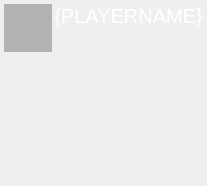
<?xml version="1.0" encoding="UTF-8"?>
<ui version="4.0">
 <class>OpponentWidget</class>
 <widget class="QWidget" name="OpponentWidget">
  <property name="geometry">
   <rect>
    <x>0</x>
    <y>0</y>
    <width>224</width>
    <height>269</height>
   </rect>
  </property>
  <property name="sizePolicy">
   <sizepolicy hsizetype="Fixed" vsizetype="Fixed">
    <horstretch>0</horstretch>
    <verstretch>0</verstretch>
   </sizepolicy>
  </property>
  <property name="windowTitle">
   <string>Opponent Widget</string>
  </property>
  <layout class="QGridLayout" name="gridLayout">
   <property name="sizeConstraint">
    <enum>QLayout::SetFixedSize</enum>
   </property>
   <property name="leftMargin">
    <number>4</number>
   </property>
   <property name="topMargin">
    <number>4</number>
   </property>
   <property name="rightMargin">
    <number>4</number>
   </property>
   <property name="bottomMargin">
    <number>4</number>
   </property>
   <property name="spacing">
    <number>0</number>
   </property>
   <item row="0" column="0">
    <layout class="QHBoxLayout" name="horizontalLayout">
     <property name="spacing">
      <number>2</number>
     </property>
     <property name="leftMargin">
      <number>0</number>
     </property>
     <property name="topMargin">
      <number>0</number>
     </property>
     <property name="rightMargin">
      <number>0</number>
     </property>
     <property name="bottomMargin">
      <number>0</number>
     </property>
     <item>
      <layout class="QVBoxLayout" name="verticalLayout_2">
       <property name="spacing">
        <number>2</number>
       </property>
       <item>
        <widget class="QLabel" name="mp_labelAvatar">
         <property name="sizePolicy">
          <sizepolicy hsizetype="Fixed" vsizetype="Fixed">
           <horstretch>0</horstretch>
           <verstretch>0</verstretch>
          </sizepolicy>
         </property>
         <property name="minimumSize">
          <size>
           <width>48</width>
           <height>48</height>
          </size>
         </property>
         <property name="maximumSize">
          <size>
           <width>48</width>
           <height>48</height>
          </size>
         </property>
         <property name="styleSheet">
          <string notr="true">background-color: rgba(0, 0, 0, 64);
color: white;
font: oblique 7pt &quot;DejaVu Sans&quot;;</string>
         </property>
         <property name="text">
          <string/>
         </property>
         <property name="textFormat">
          <enum>Qt::AutoText</enum>
         </property>
         <property name="alignment">
          <set>Qt::AlignCenter</set>
         </property>
        </widget>
       </item>
       <item>
        <spacer name="verticalSpacer">
         <property name="orientation">
          <enum>Qt::Vertical</enum>
         </property>
         <property name="sizeType">
          <enum>QSizePolicy::Expanding</enum>
         </property>
         <property name="sizeHint" stdset="0">
          <size>
           <width>20</width>
           <height>0</height>
          </size>
         </property>
        </spacer>
       </item>
       <item>
        <widget class="client::CharacterWidget" name="mp_characterWidget" native="true"/>
       </item>
      </layout>
     </item>
     <item>
      <layout class="QVBoxLayout" name="verticalLayout">
       <property name="spacing">
        <number>2</number>
       </property>
       <item>
        <widget class="QLabel" name="mp_labelPlayerName">
         <property name="sizePolicy">
          <sizepolicy hsizetype="Expanding" vsizetype="Fixed">
           <horstretch>0</horstretch>
           <verstretch>0</verstretch>
          </sizepolicy>
         </property>
         <property name="maximumSize">
          <size>
           <width>16777215</width>
           <height>16777215</height>
          </size>
         </property>
         <property name="font">
          <font>
           <pointsize>15</pointsize>
          </font>
         </property>
         <property name="styleSheet">
          <string notr="true">color: white;</string>
         </property>
         <property name="text">
          <string>{PLAYERNAME}</string>
         </property>
         <property name="alignment">
          <set>Qt::AlignCenter</set>
         </property>
        </widget>
       </item>
       <item>
        <spacer name="verticalSpacer_2">
         <property name="orientation">
          <enum>Qt::Vertical</enum>
         </property>
         <property name="sizeType">
          <enum>QSizePolicy::Expanding</enum>
         </property>
         <property name="sizeHint" stdset="0">
          <size>
           <width>20</width>
           <height>0</height>
          </size>
         </property>
        </spacer>
       </item>
       <item>
        <widget class="client::CardListWidget" name="mp_hand" native="true">
         <property name="sizePolicy">
          <sizepolicy hsizetype="Preferred" vsizetype="Fixed">
           <horstretch>0</horstretch>
           <verstretch>0</verstretch>
          </sizepolicy>
         </property>
         <property name="minimumSize">
          <size>
           <width>0</width>
           <height>75</height>
          </size>
         </property>
        </widget>
       </item>
       <item>
        <widget class="client::CardListWidget" name="mp_table" native="true">
         <property name="sizePolicy">
          <sizepolicy hsizetype="Preferred" vsizetype="Fixed">
           <horstretch>0</horstretch>
           <verstretch>0</verstretch>
          </sizepolicy>
         </property>
         <property name="minimumSize">
          <size>
           <width>0</width>
           <height>75</height>
          </size>
         </property>
         <widget class="client::CardListWidget" name="mp_bank" native="true">
          <property name="geometry">
           <rect>
            <x>0</x>
            <y>0</y>
            <width>161</width>
            <height>75</height>
           </rect>
          </property>
          <property name="sizePolicy">
           <sizepolicy hsizetype="Expanding" vsizetype="Fixed">
            <horstretch>0</horstretch>
            <verstretch>0</verstretch>
           </sizepolicy>
          </property>
          <property name="minimumSize">
           <size>
            <width>0</width>
            <height>75</height>
           </size>
          </property>
         </widget>
        </widget>
       </item>
      </layout>
     </item>
    </layout>
   </item>
  </layout>
 </widget>
 <customwidgets>
  <customwidget>
   <class>client::CharacterWidget</class>
   <extends>QWidget</extends>
   <header>characterwidget.h</header>
   <container>1</container>
  </customwidget>
  <customwidget>
   <class>client::CardListWidget</class>
   <extends>QWidget</extends>
   <header>cardlistwidget.h</header>
   <container>1</container>
  </customwidget>
 </customwidgets>
 <resources/>
 <connections/>
</ui>
